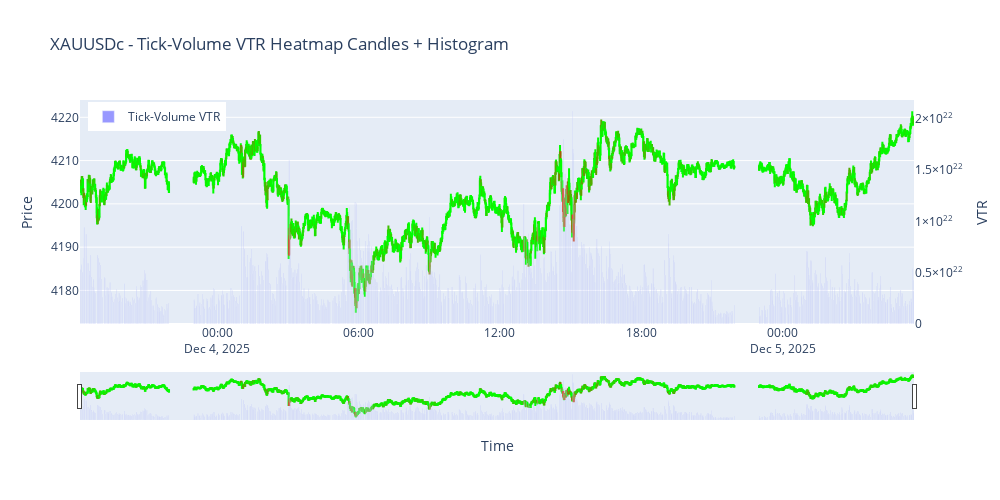

This figure's notebook cell:
### Code cell
import MetaTrader5 as mt5
import pandas as pd
import numpy as np
import plotly.graph_objects as go
from datetime import datetime, timedelta

# -------------------------------
# 1. Initialize MT5
# -------------------------------
if not mt5.initialize():
    raise RuntimeError("MT5 initialization failed")

symbol = "XAUUSDc"
timeframe = mt5.TIMEFRAME_M1  # 1-minute bars
bars_to_fetch = 2000  # number of bars

# -------------------------------
# 2. Fetch bars from MT5
# -------------------------------
utc_from = datetime.now()
rates = mt5.copy_rates_from(symbol, timeframe, utc_from, bars_to_fetch)
mt5.shutdown()

if rates is None or len(rates) == 0:
    raise RuntimeError("No bars retrieved from MT5")

df = pd.DataFrame(rates)
df['time'] = pd.to_datetime(df['time'], unit='s')

# -------------------------------
# 3. Calculate Tick-Volume VTR
# -------------------------------
df['VTR'] = df['tick_volume'] * df['tick_volume'].diff().abs()
df['VTR'] = df['VTR'].fillna(0)

# -------------------------------
# 4. Normalize VTR for color intensity
# -------------------------------
vtr_max = df['VTR'].max()
vtr_min = df['VTR'].min()
df['VTR_norm'] = (df['VTR'] - vtr_min) / (vtr_max - vtr_min + 1e-9)

# Color gradient: low VTR = yellow, high VTR = red
def vtr_to_color(v):
    r = int(255 * v)
    g = int(255 * (1 - v))
    b = 0
    return f'rgb({r},{g},{b})'

df['color'] = df['VTR_norm'].apply(vtr_to_color)

# -------------------------------
# 5. Plot Heatmap Candles + VTR Histogram
# -------------------------------
fig = go.Figure()

# Candles with VTR-based gradient
for i, row in df.iterrows():
    fig.add_trace(go.Candlestick(
        x=[row['time']],
        open=[row['open']],
        high=[row['high']],
        low=[row['low']],
        close=[row['close']],
        increasing_line_color=row['color'],
        decreasing_line_color=row['color'],
        showlegend=False
    ))

# Overlay raw VTR as histogram on secondary y-axis
fig.add_trace(go.Bar(
    x=df['time'],
    y=df['VTR'],
    name='Tick-Volume VTR',
    marker_color='blue',
    opacity=0.4,
    yaxis='y2'
))

# Layout with fixed size and dual y-axis
fig.update_layout(
    title=f"{symbol} - Tick-Volume VTR Heatmap Candles + Histogram",
    xaxis_title='Time',
    yaxis=dict(title='Price'),
    yaxis2=dict(title='VTR', overlaying='y', side='right', showgrid=False),
    legend=dict(x=0.01, y=0.99),
    width=1000,
    height=500
)

fig.show()
